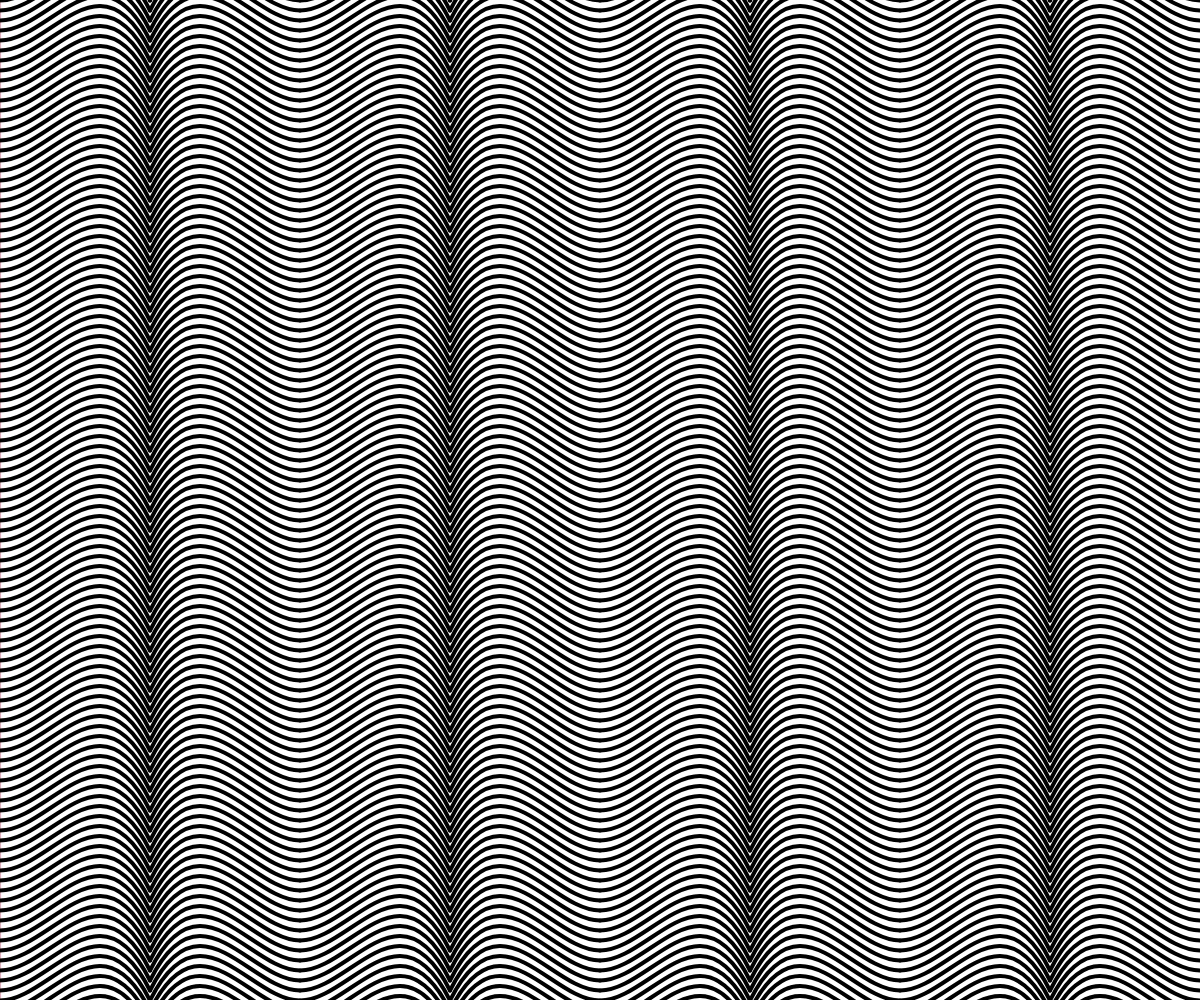
Frame 1 (no input)
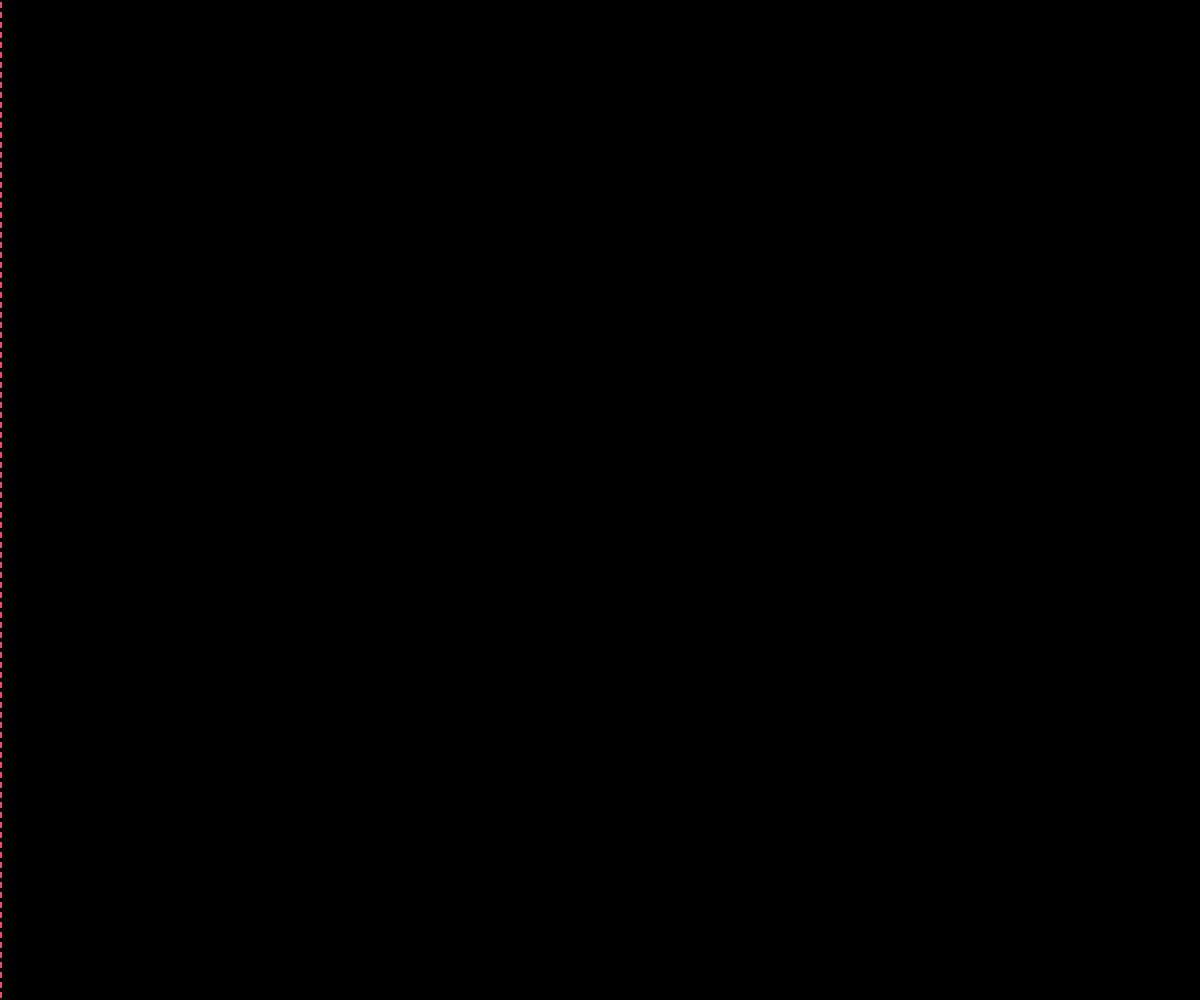
Frame 60 (no input)
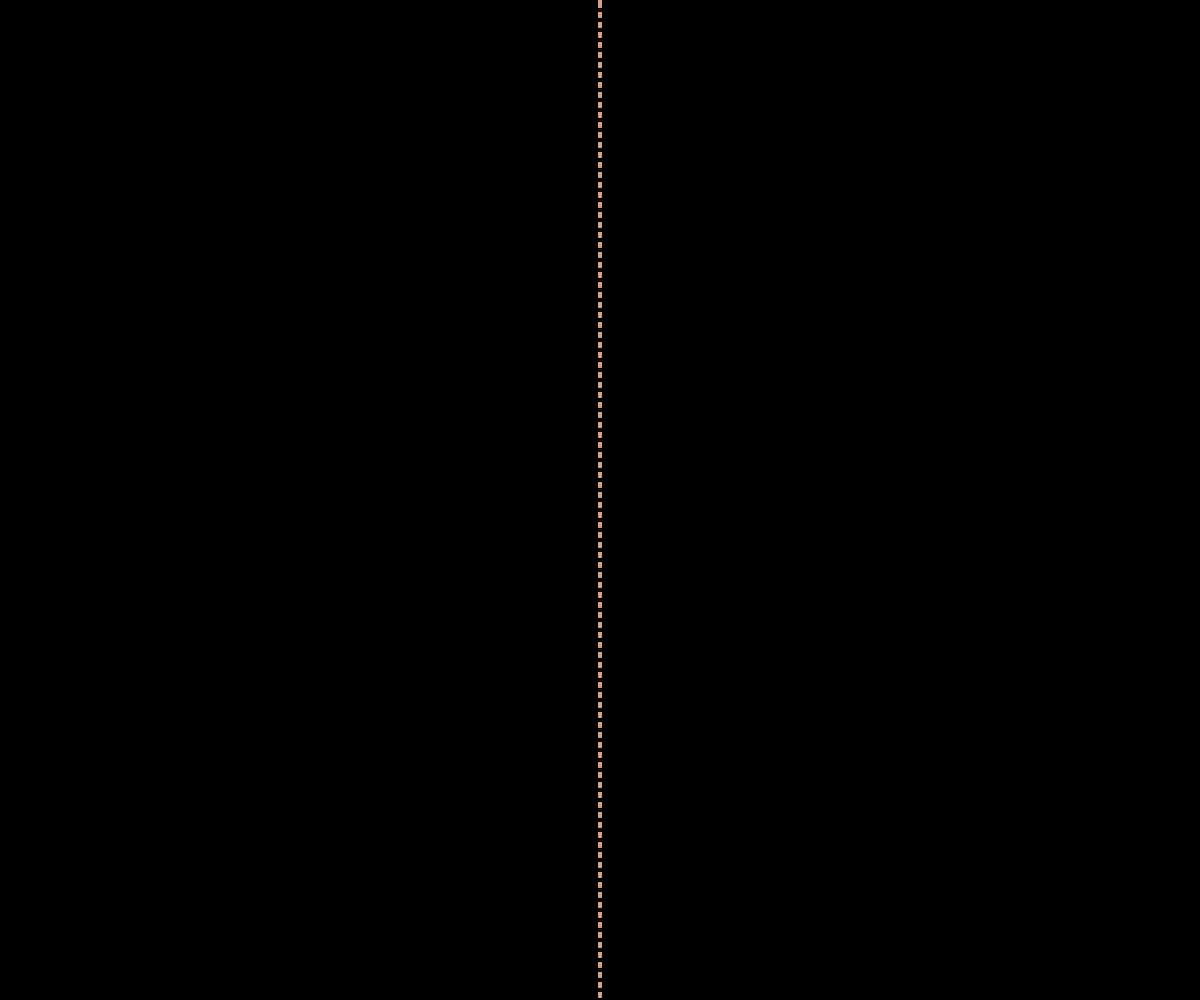
Frame 120 (the mouse pressed at the canvas centre since frame 60)

The p5.js sketch that drew these frames (run headless with seeded random() and noise() and a simulated clock; from frame 60 on, the mouse is pressed at the canvas centre):

// p5.js sketch
// ── sketch.js
function preload() {
  // put preload code here
}

function setup() {
  createCanvas(windowWidth, windowHeight);
  //background("grey");
  angleMode(DEGREES);

}


function draw() {
  var colorList = ["#d8a47f", "#EF8354", "#EE4B6A", "#DF3B57"];

  var index = floor(random() * colorList.length);
  var colorHex = colorList[index];
  stroke(color(colorHex));
  line(mouseX, 0, mouseX, windowHeight);

  var x = 0;
  var y = 0;
  var r = 150;
  var s = 0;

  noFill();
  strokeWeight(4);
  stroke("black");
  translate(x, frameCount/2);

  for(var x = 0; x < windowWidth; x += 300) {
  for(var y = -100; y < windowHeight + 100; y += 10) {
    bezier(x, y+50, x+50, y+50, x+100, y-50, x+150, y+50);
  }
  }
  for(var r = 150; r < windowWidth; r += 300) {
  for(var s = -100; s < windowHeight + 100; s+=10) {
    bezier(r, s+50, r+50, s-50, r+100, s+50, r+150, s+50);
  }
  }


}
